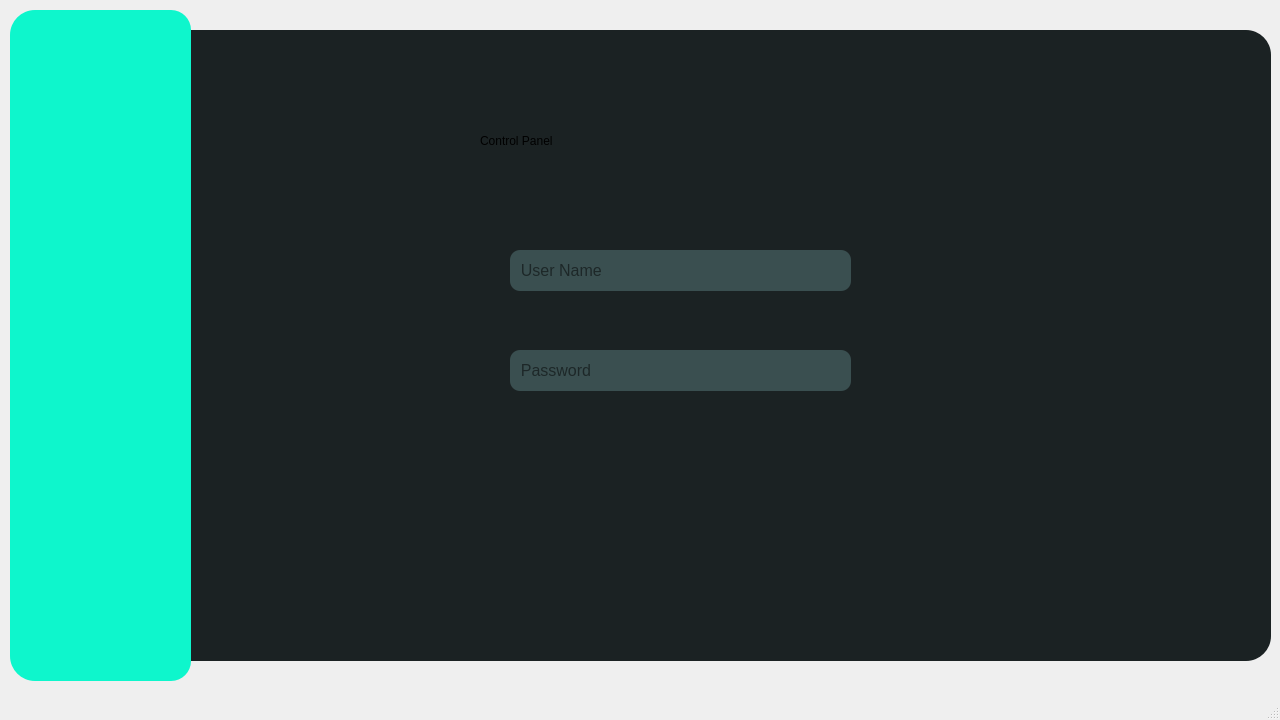
<?xml version="1.0" encoding="UTF-8"?>
<ui version="4.0">
 <class>MainWindow</class>
 <widget class="QMainWindow" name="MainWindow">
  <property name="geometry">
   <rect>
    <x>0</x>
    <y>0</y>
    <width>1280</width>
    <height>720</height>
   </rect>
  </property>
  <property name="minimumSize">
   <size>
    <width>1280</width>
    <height>720</height>
   </size>
  </property>
  <property name="maximumSize">
   <size>
    <width>1280</width>
    <height>720</height>
   </size>
  </property>
  <property name="sizeIncrement">
   <size>
    <width>1280</width>
    <height>720</height>
   </size>
  </property>
  <property name="baseSize">
   <size>
    <width>1280</width>
    <height>720</height>
   </size>
  </property>
  <property name="windowTitle">
   <string>MainWindow</string>
  </property>
  <property name="styleSheet">
   <string notr="true"/>
  </property>
  <widget class="QWidget" name="centralwidget">
   <property name="styleSheet">
    <string notr="true">
QPushButton #pushButton{
  background-color: qlineargradient(spread:pad, x1:0, y1:0.505682, x2:1, y2:0.477, stop:0 rgba(11, 131, 120, 219), stop: 1 rgba(85, 98, 112,
 226));
  color:rgba(255, 255, 255, 210);
  border-radius: 5px;
}
QPushButton#pushButton:hover{
  background-color: glineargradient(spread:pad, x1:0, y1:0.505682, x2:1, y2:0.477, stop:0 rgba(150, 123, 111, 219), stop: 1 rgba(85, 81, 84,
 226));
}
QPushButton #pushButton:pressed{
 padding-left:5px;
 padding-top:5px;
 background-color:rgba(150, 123, 111, 255);
}</string>
   </property>
   <widget class="QFrame" name="frame">
    <property name="geometry">
     <rect>
      <x>10</x>
      <y>10</y>
      <width>181</width>
      <height>671</height>
     </rect>
    </property>
    <property name="styleSheet">
     <string notr="true">background-color: qlineargradient(spread:pad, x1:0, y1:0, x2:0, y2:0, stop:0 rgba(14, 246, 204, 255), stop:1 rgba(255, 255, 255, 255));
border-top-left-radius:25px;
border-bottom-left-radius: 25px;
border-top-right-radius: 20px;
border-bottom-right-radius: 20px;</string>
    </property>
    <property name="frameShape">
     <enum>QFrame::StyledPanel</enum>
    </property>
    <property name="frameShadow">
     <enum>QFrame::Raised</enum>
    </property>
   </widget>
   <widget class="QLineEdit" name="lineEdit_2">
    <property name="geometry">
     <rect>
      <x>510</x>
      <y>350</y>
      <width>341</width>
      <height>41</height>
     </rect>
    </property>
    <property name="font">
     <font>
      <pointsize>12</pointsize>
     </font>
    </property>
    <property name="styleSheet">
     <string notr="true">background-color: qlineargradient(spread:pad, x1:0, y1:0, x2:0, y2:0, stop:0 rgba(58, 79, 80, 255), stop:1 rgba(255, 255, 255, 255));
color: &quot;white&quot;;
border:none;
border-top-left-radius: 10px;
border-bottom-left-radius: 10px;
border-top-right-radius: 10px;
border-bottom-right-radius: 10px;</string>
    </property>
    <property name="text">
     <string/>
    </property>
    <property name="echoMode">
     <enum>QLineEdit::Password</enum>
    </property>
    <property name="placeholderText">
     <string>  Password</string>
    </property>
   </widget>
   <widget class="QLineEdit" name="lineEdit">
    <property name="geometry">
     <rect>
      <x>510</x>
      <y>250</y>
      <width>341</width>
      <height>41</height>
     </rect>
    </property>
    <property name="font">
     <font>
      <pointsize>12</pointsize>
     </font>
    </property>
    <property name="styleSheet">
     <string notr="true">background-color: qlineargradient(spread:pad, x1:0, y1:0, x2:0, y2:0, stop:0 rgba(58, 79, 80, 255), stop:1 rgba(255, 255, 255, 255));
color: &quot;white&quot;;
border:none;
border-top-left-radius: 10px;
border-bottom-left-radius: 10px;
border-top-right-radius: 10px;
border-bottom-right-radius: 10px;</string>
    </property>
    <property name="text">
     <string/>
    </property>
    <property name="placeholderText">
     <string>  User Name</string>
    </property>
   </widget>
   <widget class="QLabel" name="label">
    <property name="geometry">
     <rect>
      <x>480</x>
      <y>90</y>
      <width>481</width>
      <height>101</height>
     </rect>
    </property>
    <property name="styleSheet">
     <string notr="true">font: 40pt &quot;Arial Rounded MT Bold&quot;;
color: &quot;white&quot;;</string>
    </property>
    <property name="text">
     <string>Control Panel</string>
    </property>
   </widget>
   <widget class="QLabel" name="label_2">
    <property name="geometry">
     <rect>
      <x>190</x>
      <y>30</y>
      <width>1081</width>
      <height>631</height>
     </rect>
    </property>
    <property name="font">
     <font>
      <stylestrategy>PreferAntialias</stylestrategy>
     </font>
    </property>
    <property name="autoFillBackground">
     <bool>false</bool>
    </property>
    <property name="styleSheet">
     <string notr="true">background-color: qlineargradient(spread:pad, x1:0, y1:0, x2:0, y2:0, stop:0 rgba(27, 34, 35, 255), stop:1 rgba(255, 255, 255, 255));
border-top-right-radius: 25px;
border-bottom-right-radius: 25px;</string>
    </property>
    <property name="text">
     <string/>
    </property>
   </widget>
   <widget class="QPushButton" name="pushButton">
    <property name="geometry">
     <rect>
      <x>1210</x>
      <y>60</y>
      <width>38</width>
      <height>38</height>
     </rect>
    </property>
    <property name="minimumSize">
     <size>
      <width>38</width>
      <height>38</height>
     </size>
    </property>
    <property name="maximumSize">
     <size>
      <width>38</width>
      <height>38</height>
     </size>
    </property>
    <property name="font">
     <font>
      <italic>false</italic>
      <bold>false</bold>
      <underline>false</underline>
      <kerning>true</kerning>
     </font>
    </property>
    <property name="cursor">
     <cursorShape>PointingHandCursor</cursorShape>
    </property>
    <property name="styleSheet">
     <string notr="true">QPushButton {
    border-radius:18px;
}

QPushButton:hover {
	background-color: rgb(0,0,0)

}
QPushButton:pressed {
    
	background-color: qlineargradient(spread:pad, x1:1, y1:1, x2:0, y2:0, stop:0 rgba(14, 246, 204, 255), stop:1 rgba(255, 255, 255, 255));
    color: black;
}
</string>
    </property>
    <property name="text">
     <string/>
    </property>
    <property name="icon">
     <iconset>
      <normaloff>Imagenes/CerrarButton.png</normaloff>Imagenes/CerrarButton.png</iconset>
    </property>
    <property name="iconSize">
     <size>
      <width>38</width>
      <height>41</height>
     </size>
    </property>
    <property name="checkable">
     <bool>false</bool>
    </property>
    <property name="autoDefault">
     <bool>false</bool>
    </property>
    <property name="default">
     <bool>false</bool>
    </property>
    <property name="flat">
     <bool>false</bool>
    </property>
   </widget>
   <zorder>label_2</zorder>
   <zorder>frame</zorder>
   <zorder>lineEdit_2</zorder>
   <zorder>lineEdit</zorder>
   <zorder>label</zorder>
   <zorder>pushButton</zorder>
  </widget>
  <widget class="QMenuBar" name="menubar">
   <property name="geometry">
    <rect>
     <x>0</x>
     <y>0</y>
     <width>1280</width>
     <height>22</height>
    </rect>
   </property>
  </widget>
  <widget class="QStatusBar" name="statusbar"/>
 </widget>
 <resources/>
 <connections/>
</ui>
